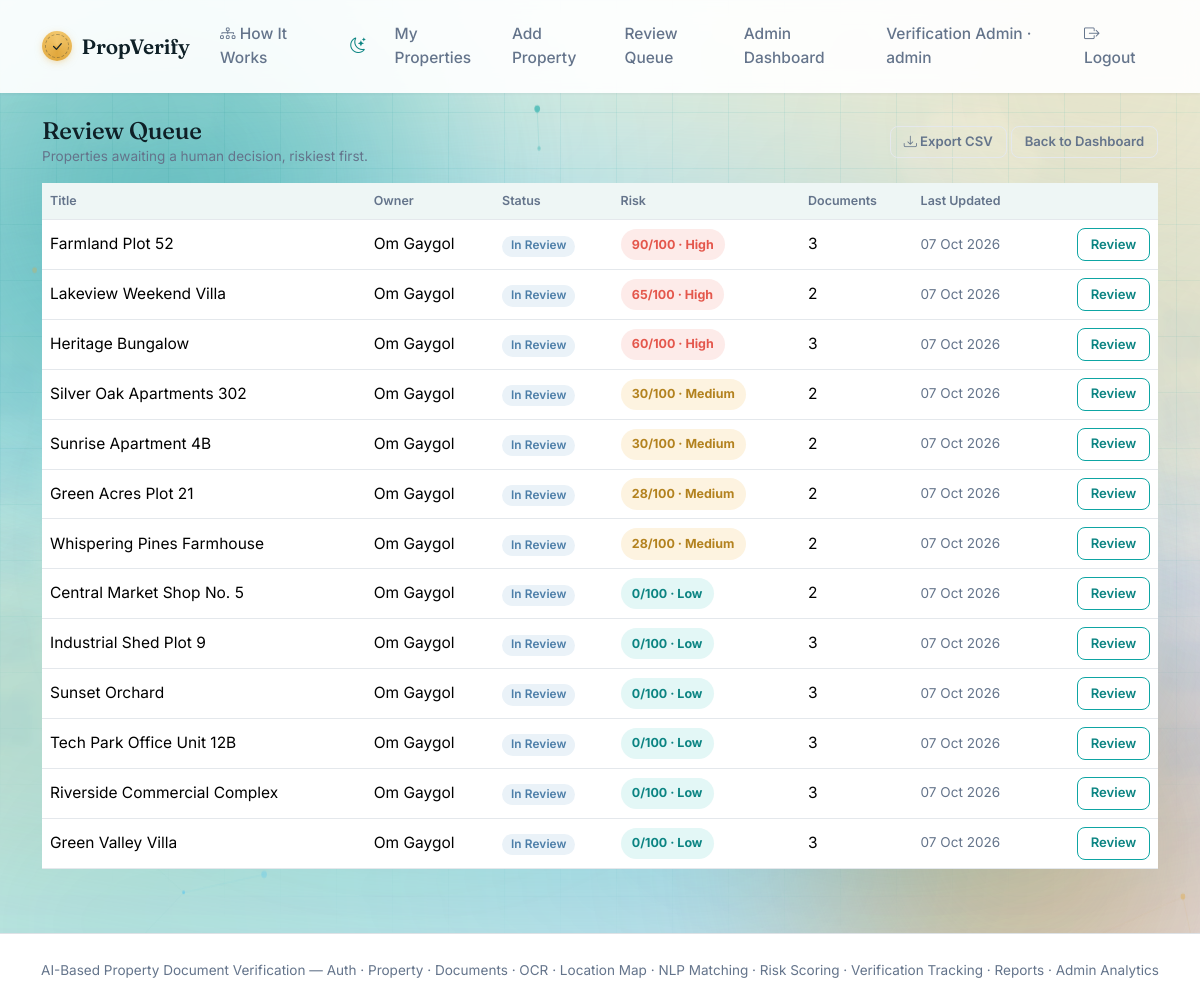
Page /analysis/queue (signed in) on the committed database.
### models.py (models this page shows, shortened)
class User(UserMixin, db.Model):
    __tablename__ = "users"
    id = db.Column(db.Integer, primary_key=True)
    full_name = db.Column(db.String(120), nullable=False)
    email = db.Column(db.String(120), unique=True, nullable=False, index=True)
    password_hash = db.Column(db.String(255), nullable=False)
    role = db.Column(db.String(20), nullable=False, default="user")  # 'user' | 'admin'
    created_at = db.Column(db.DateTime, default=datetime.utcnow)
    properties = db.relationship("Property", backref="owner", lazy=True, cascade="all, delete-orphan")
    @property
    def is_admin(self):
        return self.role == "admin"

class Property(db.Model):
    __tablename__ = "properties"
    STATUS_CHOICES = ["Pending", "In Review", "Verified", "Rejected"]
    id = db.Column(db.Integer, primary_key=True)
    owner_id = db.Column(db.Integer, db.ForeignKey("users.id"), nullable=False)
    title = db.Column(db.String(150), nullable=False)
    property_type = db.Column(db.String(50), nullable=False)  # Residential/Commercial/Agricultural/Other
    survey_number = db.Column(db.String(80))
    address = db.Column(db.String(300), nullable=False)
    area_sq_ft = db.Column(db.Float)
    locality = db.Column(db.String(120))
    city = db.Column(db.String(80))
    state = db.Column(db.String(80))
    pincode = db.Column(db.String(20))
    latitude = db.Column(db.Float)
    longitude = db.Column(db.Float)
    overall_status = db.Column(db.String(20), nullable=False, default="Pending")
    created_at = db.Column(db.DateTime, default=datetime.utcnow)
    updated_at = db.Column(db.DateTime, default=datetime.utcnow, onupdate=datetime.utcnow)
    documents = db.relationship("Document", backref="property", lazy=True, cascade="all, delete-orphan")
    photos = db.relationship(
        "PropertyPhoto",
        backref="property",
        lazy=True,
        cascade="all, delete-orphan",
        order_by="PropertyPhoto.sort_order",
    )
    analyses = db.relationship(
        "AnalysisResult",
        backref="property",
        lazy=True,
        cascade="all, delete-orphan",
        order_by="AnalysisResult.created_at",
    )
    verification_records = db.relationship(
        "VerificationRecord",
        backref="property",
        lazy=True,
        cascade="all, delete-orphan",
        order_by="VerificationRecord.created_at",
    )
    @property
    def latest_analysis(self):
        return self.analyses[-1] if self.analyses else None

class AnalysisResult(db.Model):
    __tablename__ = "analysis_results"
    id = db.Column(db.Integer, primary_key=True)
    property_id = db.Column(db.Integer, db.ForeignKey("properties.id"), nullable=False)
    run_by_id = db.Column(db.Integer, db.ForeignKey("users.id"), nullable=False)
    risk_score = db.Column(db.Integer, nullable=False)
    risk_level = db.Column(db.String(10), nullable=False)  # Low | Medium | High
    checks_run = db.Column(db.Integer, default=0)
    checks_passed = db.Column(db.Integer, default=0)
    findings_json = db.Column(db.Text, nullable=False, default="[]")
    fields_json = db.Column(db.Text, nullable=False, default="[]")
    features_json = db.Column(db.Text, nullable=False, default="{}")
    created_at = db.Column(db.DateTime, default=datetime.utcnow)
    run_by = db.relationship("User")

### routes/analysis_routes.py (the view)
@analysis_bp.route("/queue")
@login_required
def review_queue():
    if not current_user.is_admin:
        abort(403)
    return render_template("analysis/queue.html", properties=_queue_candidates())

### routes/analysis_routes.py (called while the page is built)
def _queue_candidates():
    candidates = (
        Property.query.filter(Property.overall_status.in_(["In Review", "Pending"]))
        .order_by(Property.updated_at.desc())
        .all()
    )
    def sort_key(p):
        latest = p.latest_analysis
        risk_rank = {"High": 0, "Medium": 1, "Low": 2}.get(latest.risk_level if latest else None, 3)
        return (risk_rank, -(latest.risk_score if latest else -1))
    candidates.sort(key=sort_key)
    return candidates

### templates/analysis/queue.html (shortened to what this page needs)
{% extends "base.html" %}
{% block content %}
<div class="d-flex justify-content-between align-items-center mb-3">
  <div>
    <h4 class="mb-0">Review Queue</h4>
    <p class="text-muted small mb-0">Properties awaiting a human decision, riskiest first.</p>
  </div>
  <div>
    <a href="{{ url_for('analysis.export_queue_csv') }}" class="btn btn-sm btn-outline-secondary">
      <i class="bi bi-download"></i> Export CSV
    </a>
    <a href="{{ url_for('admin.dashboard') }}" class="btn btn-sm btn-outline-secondary">Back to Dashboard</a>
  </div>
</div>
{% if properties %}
<div class="table-responsive">
  <table class="table table-hover align-middle bg-white">
    <thead class="table-light">
      <tr>
        <th>Title</th>
        <th>Owner</th>
        <th>Status</th>
        <th>Risk</th>
        <th>Documents</th>
        <th>Last Updated</th>
        <th></th>
      </tr>
    </thead>
    <tbody>
      {% for p in properties %}
      {% set a = p.latest_analysis %}
      <tr>
        <td>{{ p.title }}</td>
        <td>{{ p.owner.full_name }}</td>
        <td>
          <span class="badge
            {% if p.overall_status == 'In Review' %}bg-info text-dark
            {% else %}bg-secondary{% endif %}">{{ p.overall_status }}</span>
        </td>
        <td>
          {% if a %}
            <span class="risk-pill risk-{{ a.risk_level }}">{{ a.risk_score }}/100 &middot; {{ a.risk_level }}</span>
          {% else %}
            <span class="text-muted small">Not analyzed</span>
          {% endif %}
        </td>
        <td>{{ p.documents|length }}</td>
        <td class="small text-muted">{{ p.updated_at.strftime('%d %b %Y') }}</td>
        <td class="text-end">
          <a href="{{ url_for('property.view_property', property_id=p.id) }}" class="btn btn-sm btn-outline-primary">Review</a>
        </td>
      </tr>
      {% endfor %}
    </tbody>
  </table>
</div>
{% endif %}
{% endblock %}

### templates/base.html (shortened to what this page needs)
<!DOCTYPE html>
<html lang="en">
<head>
<link href="https://cdn.jsdelivr.net/npm/bootstrap@5.3.3/dist/css/bootstrap.min.css" rel="stylesheet">
<link href="https://cdn.jsdelivr.net/npm/bootstrap-icons@1.11.3/font/bootstrap-icons.css" rel="stylesheet">
<link href="{{ url_for('static', filename='css/style.css') }}" rel="stylesheet">
</head>
<body class="{% if request.args.get('splash') == '1' %}splash-active{% endif %}">
<div class="site-backdrop" aria-hidden="true">
  <div class="ambient-floating-particles">
  </div>
</div>
<nav class="navbar navbar-expand-lg navbar-light">
  <div class="container">
    <a class="navbar-brand" href="{{ url_for('index') }}">
      <span class="seal seal-sm"><i class="bi bi-check-lg"></i></span> PropVerify
    </a>
    <div class="collapse navbar-collapse" id="navMenu">
      <ul class="navbar-nav ms-auto align-items-lg-center">
        <li class="nav-item"><a class="nav-link" href="{{ url_for('how_it_works') }}"><i class="bi bi-diagram-3"></i> How It Works</a></li>
        <li class="nav-item">
          <button type="button" class="nav-link theme-toggle" id="themeToggleBtn" title="Toggle dark mode" aria-label="Toggle dark mode">
            <i class="bi bi-moon-stars"></i>
          </button>
        </li>
        {% if current_user.is_authenticated %}
          <li class="nav-item"><a class="nav-link" href="{{ url_for('property.list_properties') }}">My Properties</a></li>
          <li class="nav-item"><a class="nav-link" href="{{ url_for('property.new_property') }}">Add Property</a></li>
          {% if current_user.is_admin %}
            <li class="nav-item"><a class="nav-link" href="{{ url_for('analysis.review_queue') }}">Review Queue</a></li>
            <li class="nav-item"><a class="nav-link" href="{{ url_for('admin.dashboard') }}">Admin Dashboard</a></li>
          {% endif %}
          <li class="nav-item"><span class="nav-link text-muted">{{ current_user.full_name }} &middot; {{ current_user.role }}</span></li>
          <li class="nav-item"><a class="nav-link" href="{{ url_for('auth.logout') }}"><i class="bi bi-box-arrow-right"></i> Logout</a></li>
        {% else %}
          <li class="nav-item"><a class="nav-link" href="{{ url_for('auth.login') }}">Login</a></li>
          <li class="nav-item">
            <a class="btn btn-primary btn-sm ms-lg-2" href="{{ url_for('auth.register') }}">Register</a>
          </li>
        {% endif %}
      </ul>
    </div>
  </div>
</nav>
<div class="container mt-4 mb-5">
  {% block content %}{% endblock %}
</div>
<footer class="text-center text-muted py-4 border-top">
  <small>AI-Based Property Document Verification &mdash; Auth &middot; Property &middot; Documents &middot; OCR &middot; Location Map &middot; NLP Matching &middot; Risk Scoring &middot; Verification Tracking &middot; Reports &middot; Admin Analytics</small>
</footer>
</body>
</html>

### rows in the picture
User: full_name "Verification Admin", role "admin"
Property: title "Farmland Plot 52", owner.full_name "Om Gaygol", overall_status "In Review", documents|length "3", updated_at "07 Oct 2026"
AnalysisResult: risk_score "90", risk_level "High"
Property: title "Lakeview Weekend Villa", owner.full_name "Om Gaygol", overall_status "In Review", documents|length "2", updated_at "07 Oct 2026"
AnalysisResult: risk_score "65", risk_level "High"
Property: title "Heritage Bungalow", owner.full_name "Om Gaygol", overall_status "In Review", documents|length "3", updated_at "07 Oct 2026"
AnalysisResult: risk_score "60", risk_level "High"
Property: title "Silver Oak Apartments 302", owner.full_name "Om Gaygol", overall_status "In Review", documents|length "2", updated_at "07 Oct 2026"
AnalysisResult: risk_score "30", risk_level "Medium"
Property: title "Sunrise Apartment 4B", owner.full_name "Om Gaygol", overall_status "In Review", documents|length "2", updated_at "07 Oct 2026"
AnalysisResult: risk_score "30", risk_level "Medium"
Property: title "Green Acres Plot 21", owner.full_name "Om Gaygol", overall_status "In Review", documents|length "2", updated_at "07 Oct 2026"
AnalysisResult: risk_score "28", risk_level "Medium"
Property: title "Whispering Pines Farmhouse", owner.full_name "Om Gaygol", overall_status "In Review", documents|length "2", updated_at "07 Oct 2026"
AnalysisResult: risk_score "28", risk_level "Medium"
Property: title "Central Market Shop No. 5", owner.full_name "Om Gaygol", overall_status "In Review", documents|length "2", updated_at "07 Oct 2026"
AnalysisResult: risk_score "0", risk_level "Low"
Property: title "Industrial Shed Plot 9", owner.full_name "Om Gaygol", overall_status "In Review", documents|length "3", updated_at "07 Oct 2026"
AnalysisResult: risk_score "0", risk_level "Low"
Property: title "Sunset Orchard", owner.full_name "Om Gaygol", overall_status "In Review", documents|length "3", updated_at "07 Oct 2026"
AnalysisResult: risk_score "0", risk_level "Low"
Property: title "Tech Park Office Unit 12B", owner.full_name "Om Gaygol", overall_status "In Review", documents|length "3", updated_at "07 Oct 2026"
AnalysisResult: risk_score "0", risk_level "Low"
Property: title "Riverside Commercial Complex", owner.full_name "Om Gaygol", overall_status "In Review", documents|length "3", updated_at "07 Oct 2026"
AnalysisResult: risk_score "0", risk_level "Low"
Property: title "Green Valley Villa", owner.full_name "Om Gaygol", overall_status "In Review", documents|length "3", updated_at "07 Oct 2026"
AnalysisResult: risk_score "0", risk_level "Low"
